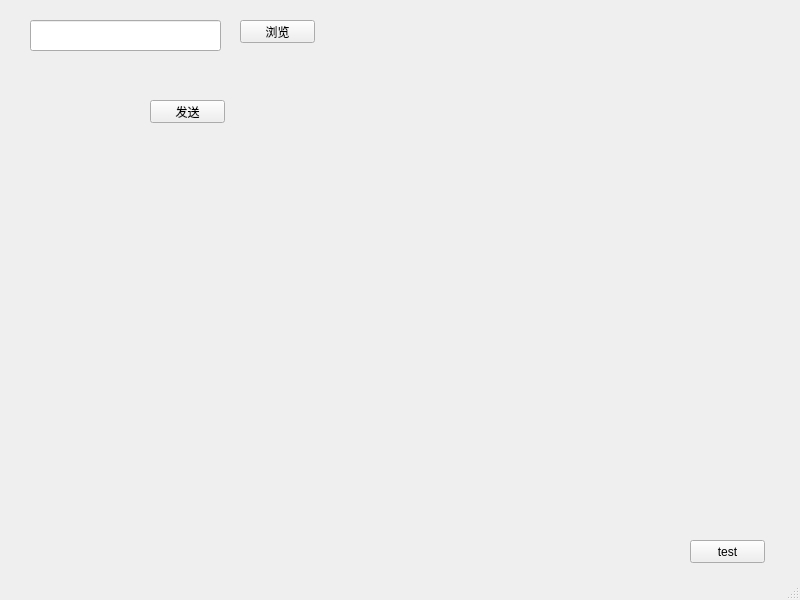
<?xml version="1.0" encoding="UTF-8"?>
<ui version="4.0">
 <class>MainWindow</class>
 <widget class="QMainWindow" name="MainWindow">
  <property name="geometry">
   <rect>
    <x>0</x>
    <y>0</y>
    <width>800</width>
    <height>600</height>
   </rect>
  </property>
  <property name="windowTitle">
   <string>MainWindow</string>
  </property>
  <widget class="QWidget" name="centralwidget">
   <widget class="QPushButton" name="pushButton">
    <property name="geometry">
     <rect>
      <x>690</x>
      <y>540</y>
      <width>75</width>
      <height>23</height>
     </rect>
    </property>
    <property name="text">
     <string>test</string>
    </property>
   </widget>
   <widget class="QLineEdit" name="lineEdit_Path">
    <property name="geometry">
     <rect>
      <x>30</x>
      <y>20</y>
      <width>191</width>
      <height>31</height>
     </rect>
    </property>
   </widget>
   <widget class="QPushButton" name="pushButton_Open">
    <property name="geometry">
     <rect>
      <x>240</x>
      <y>20</y>
      <width>75</width>
      <height>23</height>
     </rect>
    </property>
    <property name="text">
     <string>浏览</string>
    </property>
   </widget>
   <widget class="QPushButton" name="pushButton_send">
    <property name="geometry">
     <rect>
      <x>150</x>
      <y>100</y>
      <width>75</width>
      <height>23</height>
     </rect>
    </property>
    <property name="text">
     <string>发送</string>
    </property>
   </widget>
  </widget>
  <widget class="QStatusBar" name="statusBar"/>
 </widget>
 <resources/>
 <connections/>
</ui>
